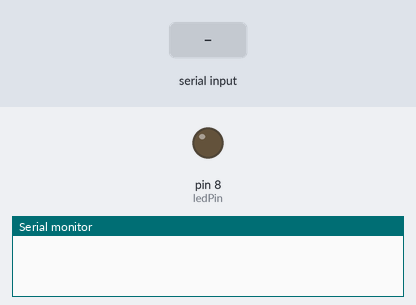
Recording of a sketch running on a simulated Arduino Uno, built with avr-gcc and run on an emulated ATmega328P. Parts: output pins drawn as LEDs (lit = HIGH), the last lines printed to the serial monitor. The test bench sets the inputs (shaded band).

Above: at 1.2 s.
1.3 s: "o" received over Serial
At 2.5 s:
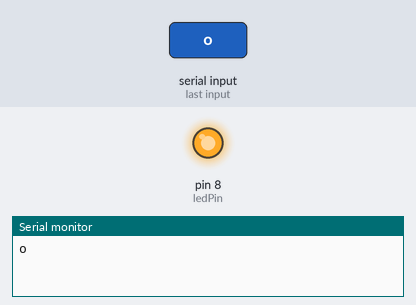
2.8 s: "f" received over Serial
At 3.7 s:
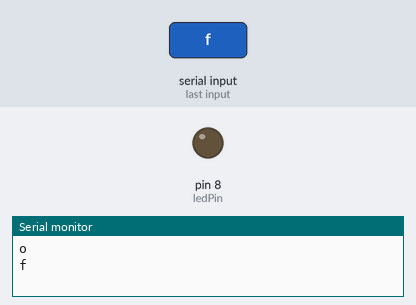
Timing chart, 0 to 5.8 s (numbered marks = the images above; inputs shaded):
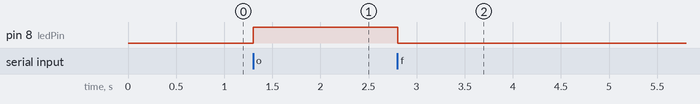

Measured:
- after the input at 1.3 s, pin 8 (ledPin): LOW → HIGH at once
- after the input at 2.8 s, pin 8 (ledPin): HIGH → LOW at once

The sketch:

Bluetooth_Rx.ino
```cpp
// connect arduino Rx pin AFTER uploading sketch
// Rx on arduino conntected to Tx on Bluetooth
// Pin 8 connected to LED

int ledPin = 8;
String readString;

void setup() {
  Serial.begin(9600);
  pinMode(ledPin, OUTPUT);

}

void loop() {
  while(Serial.available()) {
    delay(3);
    char c = Serial.read();
    readString +=c;
  }
  if (readString.length() > 0) {
    Serial.println(readString);
    if(readString == "o") {
      digitalWrite(ledPin, HIGH);
    }
    if(readString == "f") {
      digitalWrite(ledPin, LOW);
    }
    readString = "";
  }
}
```
